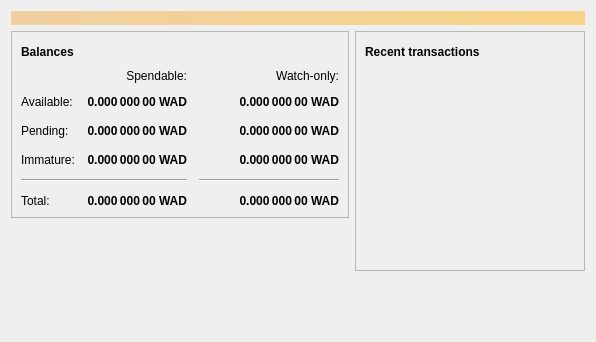
<?xml version="1.0" encoding="UTF-8"?>
<ui version="4.0">
 <class>OverviewPage</class>
 <widget class="QWidget" name="OverviewPage">
  <property name="geometry">
   <rect>
    <x>0</x>
    <y>0</y>
    <width>596</width>
    <height>342</height>
   </rect>
  </property>
  <property name="windowTitle">
   <string>Form</string>
  </property>
  <layout class="QVBoxLayout" name="topLayout">
   <item>
    <widget class="QLabel" name="labelAlerts">
     <property name="visible">
      <bool>false</bool>
     </property>
     <property name="styleSheet">
      <string notr="true">QLabel { background-color: qlineargradient(x1: 0, y1: 0, x2: 1, y2: 0, stop:0 #F0D0A0, stop:1 #F8D488); color:#000000; }</string>
     </property>
     <property name="wordWrap">
      <bool>true</bool>
     </property>
     <property name="margin">
      <number>3</number>
     </property>
     <property name="textInteractionFlags">
      <set>Qt::TextSelectableByMouse</set>
     </property>
    </widget>
   </item>
   <item>
    <layout class="QHBoxLayout" name="horizontalLayout" stretch="1,1">
     <item>
      <layout class="QVBoxLayout" name="verticalLayout_2">
       <item>
        <widget class="QFrame" name="frame">
         <property name="frameShape">
          <enum>QFrame::StyledPanel</enum>
         </property>
         <property name="frameShadow">
          <enum>QFrame::Raised</enum>
         </property>
         <layout class="QVBoxLayout" name="verticalLayout_4">
          <item>
           <layout class="QHBoxLayout" name="horizontalLayout_4">
            <item>
             <widget class="QLabel" name="label_5">
              <property name="font">
               <font>
                <weight>75</weight>
                <bold>true</bold>
               </font>
              </property>
              <property name="text">
               <string>Balances</string>
              </property>
             </widget>
            </item>
            <item>
             <widget class="QPushButton" name="labelWalletStatus">
              <property name="enabled">
               <bool>true</bool>
              </property>
              <property name="maximumSize">
               <size>
                <width>30</width>
                <height>16777215</height>
               </size>
              </property>
              <property name="toolTip">
               <string>The displayed information may be out of date. Your wallet automatically synchronizes with the Luckcoin network after a connection is established, but this process has not completed yet.</string>
              </property>
              <property name="text">
               <string/>
              </property>
              <property name="icon">
               <iconset resource="../bitcoin.qrc">
                <normaloff>:/icons/warning</normaloff>
                <disabledoff>:/icons/warning</disabledoff>:/icons/warning</iconset>
              </property>
              <property name="iconSize">
               <size>
                <width>24</width>
                <height>24</height>
               </size>
              </property>
              <property name="flat">
               <bool>true</bool>
              </property>
             </widget>
            </item>
            <item>
             <spacer name="horizontalSpacer_3">
              <property name="orientation">
               <enum>Qt::Horizontal</enum>
              </property>
              <property name="sizeHint" stdset="0">
               <size>
                <width>40</width>
                <height>20</height>
               </size>
              </property>
             </spacer>
            </item>
           </layout>
          </item>
          <item>
           <layout class="QGridLayout" name="gridLayout">
            <property name="spacing">
             <number>12</number>
            </property>
            <item row="2" column="2">
             <widget class="QLabel" name="labelWatchPending">
              <property name="font">
               <font>
                <weight>75</weight>
                <bold>true</bold>
               </font>
              </property>
              <property name="cursor">
               <cursorShape>IBeamCursor</cursorShape>
              </property>
              <property name="toolTip">
               <string>Unconfirmed transactions to watch-only addresses</string>
              </property>
              <property name="text">
               <string notr="true">0.000 000 00 WAD</string>
              </property>
              <property name="alignment">
               <set>Qt::AlignRight|Qt::AlignTrailing|Qt::AlignVCenter</set>
              </property>
              <property name="textInteractionFlags">
               <set>Qt::LinksAccessibleByMouse|Qt::TextSelectableByKeyboard|Qt::TextSelectableByMouse</set>
              </property>
             </widget>
            </item>
            <item row="2" column="1">
             <widget class="QLabel" name="labelUnconfirmed">
              <property name="font">
               <font>
                <weight>75</weight>
                <bold>true</bold>
               </font>
              </property>
              <property name="cursor">
               <cursorShape>IBeamCursor</cursorShape>
              </property>
              <property name="toolTip">
               <string>Total of transactions that have yet to be confirmed, and do not yet count toward the spendable balance</string>
              </property>
              <property name="text">
               <string notr="true">0.000 000 00 WAD</string>
              </property>
              <property name="alignment">
               <set>Qt::AlignRight|Qt::AlignTrailing|Qt::AlignVCenter</set>
              </property>
              <property name="textInteractionFlags">
               <set>Qt::LinksAccessibleByMouse|Qt::TextSelectableByKeyboard|Qt::TextSelectableByMouse</set>
              </property>
             </widget>
            </item>
            <item row="3" column="2">
             <widget class="QLabel" name="labelWatchImmature">
              <property name="font">
               <font>
                <weight>75</weight>
                <bold>true</bold>
               </font>
              </property>
              <property name="cursor">
               <cursorShape>IBeamCursor</cursorShape>
              </property>
              <property name="toolTip">
               <string>Mined balance in watch-only addresses that has not yet matured</string>
              </property>
              <property name="text">
               <string notr="true">0.000 000 00 WAD</string>
              </property>
              <property name="alignment">
               <set>Qt::AlignRight|Qt::AlignTrailing|Qt::AlignVCenter</set>
              </property>
              <property name="textInteractionFlags">
               <set>Qt::LinksAccessibleByMouse|Qt::TextSelectableByKeyboard|Qt::TextSelectableByMouse</set>
              </property>
             </widget>
            </item>
            <item row="4" column="0" colspan="2">
             <widget class="Line" name="line">
              <property name="orientation">
               <enum>Qt::Horizontal</enum>
              </property>
             </widget>
            </item>
            <item row="4" column="2">
             <widget class="Line" name="lineWatchBalance">
              <property name="sizePolicy">
               <sizepolicy hsizetype="Preferred" vsizetype="Fixed">
                <horstretch>0</horstretch>
                <verstretch>0</verstretch>
               </sizepolicy>
              </property>
              <property name="minimumSize">
               <size>
                <width>140</width>
                <height>0</height>
               </size>
              </property>
              <property name="orientation">
               <enum>Qt::Horizontal</enum>
              </property>
             </widget>
            </item>
            <item row="5" column="0">
             <widget class="QLabel" name="labelTotalText">
              <property name="text">
               <string>Total:</string>
              </property>
             </widget>
            </item>
            <item row="3" column="1">
             <widget class="QLabel" name="labelImmature">
              <property name="font">
               <font>
                <weight>75</weight>
                <bold>true</bold>
               </font>
              </property>
              <property name="cursor">
               <cursorShape>IBeamCursor</cursorShape>
              </property>
              <property name="toolTip">
               <string>Mined balance that has not yet matured</string>
              </property>
              <property name="text">
               <string notr="true">0.000 000 00 WAD</string>
              </property>
              <property name="alignment">
               <set>Qt::AlignRight|Qt::AlignTrailing|Qt::AlignVCenter</set>
              </property>
              <property name="textInteractionFlags">
               <set>Qt::LinksAccessibleByMouse|Qt::TextSelectableByKeyboard|Qt::TextSelectableByMouse</set>
              </property>
             </widget>
            </item>
            <item row="2" column="3">
             <spacer name="horizontalSpacer_2">
              <property name="orientation">
               <enum>Qt::Horizontal</enum>
              </property>
              <property name="sizeHint" stdset="0">
               <size>
                <width>40</width>
                <height>20</height>
               </size>
              </property>
             </spacer>
            </item>
            <item row="3" column="0">
             <widget class="QLabel" name="labelImmatureText">
              <property name="text">
               <string>Immature:</string>
              </property>
             </widget>
            </item>
            <item row="5" column="1">
             <widget class="QLabel" name="labelTotal">
              <property name="font">
               <font>
                <weight>75</weight>
                <bold>true</bold>
               </font>
              </property>
              <property name="cursor">
               <cursorShape>IBeamCursor</cursorShape>
              </property>
              <property name="toolTip">
               <string>Your current total balance</string>
              </property>
              <property name="text">
               <string notr="true">0.000 000 00 WAD</string>
              </property>
              <property name="alignment">
               <set>Qt::AlignRight|Qt::AlignTrailing|Qt::AlignVCenter</set>
              </property>
              <property name="textInteractionFlags">
               <set>Qt::LinksAccessibleByMouse|Qt::TextSelectableByKeyboard|Qt::TextSelectableByMouse</set>
              </property>
             </widget>
            </item>
            <item row="5" column="2">
             <widget class="QLabel" name="labelWatchTotal">
              <property name="font">
               <font>
                <weight>75</weight>
                <bold>true</bold>
               </font>
              </property>
              <property name="cursor">
               <cursorShape>IBeamCursor</cursorShape>
              </property>
              <property name="toolTip">
               <string>Current total balance in watch-only addresses</string>
              </property>
              <property name="text">
               <string notr="true">0.000 000 00 WAD</string>
              </property>
              <property name="alignment">
               <set>Qt::AlignRight|Qt::AlignTrailing|Qt::AlignVCenter</set>
              </property>
              <property name="textInteractionFlags">
               <set>Qt::LinksAccessibleByMouse|Qt::TextSelectableByKeyboard|Qt::TextSelectableByMouse</set>
              </property>
             </widget>
            </item>
            <item row="0" column="2">
             <widget class="QLabel" name="labelWatchonly">
              <property name="text">
               <string>Watch-only:</string>
              </property>
              <property name="alignment">
               <set>Qt::AlignRight|Qt::AlignTrailing|Qt::AlignVCenter</set>
              </property>
             </widget>
            </item>
            <item row="1" column="0">
             <widget class="QLabel" name="labelBalanceText">
              <property name="text">
               <string>Available:</string>
              </property>
             </widget>
            </item>
            <item row="1" column="1">
             <widget class="QLabel" name="labelBalance">
              <property name="font">
               <font>
                <weight>75</weight>
                <bold>true</bold>
               </font>
              </property>
              <property name="cursor">
               <cursorShape>IBeamCursor</cursorShape>
              </property>
              <property name="toolTip">
               <string>Your current spendable balance</string>
              </property>
              <property name="text">
               <string notr="true">0.000 000 00 WAD</string>
              </property>
              <property name="alignment">
               <set>Qt::AlignRight|Qt::AlignTrailing|Qt::AlignVCenter</set>
              </property>
              <property name="textInteractionFlags">
               <set>Qt::LinksAccessibleByMouse|Qt::TextSelectableByKeyboard|Qt::TextSelectableByMouse</set>
              </property>
             </widget>
            </item>
            <item row="1" column="2">
             <widget class="QLabel" name="labelWatchAvailable">
              <property name="font">
               <font>
                <weight>75</weight>
                <bold>true</bold>
               </font>
              </property>
              <property name="cursor">
               <cursorShape>IBeamCursor</cursorShape>
              </property>
              <property name="toolTip">
               <string>Your current balance in watch-only addresses</string>
              </property>
              <property name="text">
               <string notr="true">0.000 000 00 WAD</string>
              </property>
              <property name="alignment">
               <set>Qt::AlignRight|Qt::AlignTrailing|Qt::AlignVCenter</set>
              </property>
              <property name="textInteractionFlags">
               <set>Qt::LinksAccessibleByMouse|Qt::TextSelectableByKeyboard|Qt::TextSelectableByMouse</set>
              </property>
             </widget>
            </item>
            <item row="2" column="0">
             <widget class="QLabel" name="labelPendingText">
              <property name="text">
               <string>Pending:</string>
              </property>
             </widget>
            </item>
            <item row="0" column="1">
             <widget class="QLabel" name="labelSpendable">
              <property name="text">
               <string>Spendable:</string>
              </property>
              <property name="alignment">
               <set>Qt::AlignRight|Qt::AlignTrailing|Qt::AlignVCenter</set>
              </property>
             </widget>
            </item>
           </layout>
          </item>
         </layout>
        </widget>
       </item>
       <item>
        <spacer name="verticalSpacer">
         <property name="orientation">
          <enum>Qt::Vertical</enum>
         </property>
         <property name="sizeHint" stdset="0">
          <size>
           <width>20</width>
           <height>40</height>
          </size>
         </property>
        </spacer>
       </item>
      </layout>
     </item>
     <item>
      <layout class="QVBoxLayout" name="verticalLayout_3">
       <item>
        <widget class="QFrame" name="frame_2">
         <property name="frameShape">
          <enum>QFrame::StyledPanel</enum>
         </property>
         <property name="frameShadow">
          <enum>QFrame::Raised</enum>
         </property>
         <layout class="QVBoxLayout" name="verticalLayout">
          <item>
           <layout class="QHBoxLayout" name="horizontalLayout_2">
            <item>
             <widget class="QLabel" name="label_4">
              <property name="font">
               <font>
                <weight>75</weight>
                <bold>true</bold>
               </font>
              </property>
              <property name="text">
               <string>Recent transactions</string>
              </property>
             </widget>
            </item>
            <item>
             <widget class="QPushButton" name="labelTransactionsStatus">
              <property name="enabled">
               <bool>true</bool>
              </property>
              <property name="maximumSize">
               <size>
                <width>30</width>
                <height>16777215</height>
               </size>
              </property>
              <property name="toolTip">
               <string>The displayed information may be out of date. Your wallet automatically synchronizes with the Luckcoin network after a connection is established, but this process has not completed yet.</string>
              </property>
              <property name="text">
               <string/>
              </property>
              <property name="icon">
               <iconset resource="../bitcoin.qrc">
                <normaloff>:/icons/warning</normaloff>
                <disabledoff>:/icons/warning</disabledoff>:/icons/warning</iconset>
              </property>
              <property name="iconSize">
               <size>
                <width>24</width>
                <height>24</height>
               </size>
              </property>
              <property name="flat">
               <bool>true</bool>
              </property>
             </widget>
            </item>
            <item>
             <spacer name="horizontalSpacer">
              <property name="orientation">
               <enum>Qt::Horizontal</enum>
              </property>
              <property name="sizeHint" stdset="0">
               <size>
                <width>40</width>
                <height>20</height>
               </size>
              </property>
             </spacer>
            </item>
           </layout>
          </item>
          <item>
           <widget class="QListView" name="listTransactions">
            <property name="styleSheet">
             <string notr="true">QListView { background: transparent; }</string>
            </property>
            <property name="frameShape">
             <enum>QFrame::NoFrame</enum>
            </property>
            <property name="verticalScrollBarPolicy">
             <enum>Qt::ScrollBarAlwaysOff</enum>
            </property>
            <property name="horizontalScrollBarPolicy">
             <enum>Qt::ScrollBarAlwaysOff</enum>
            </property>
            <property name="selectionMode">
             <enum>QAbstractItemView::NoSelection</enum>
            </property>
           </widget>
          </item>
         </layout>
        </widget>
       </item>
       <item>
        <spacer name="verticalSpacer_2">
         <property name="orientation">
          <enum>Qt::Vertical</enum>
         </property>
         <property name="sizeHint" stdset="0">
          <size>
           <width>20</width>
           <height>40</height>
          </size>
         </property>
        </spacer>
       </item>
      </layout>
     </item>
    </layout>
   </item>
  </layout>
 </widget>
 <resources/>
 <connections/>
</ui>
